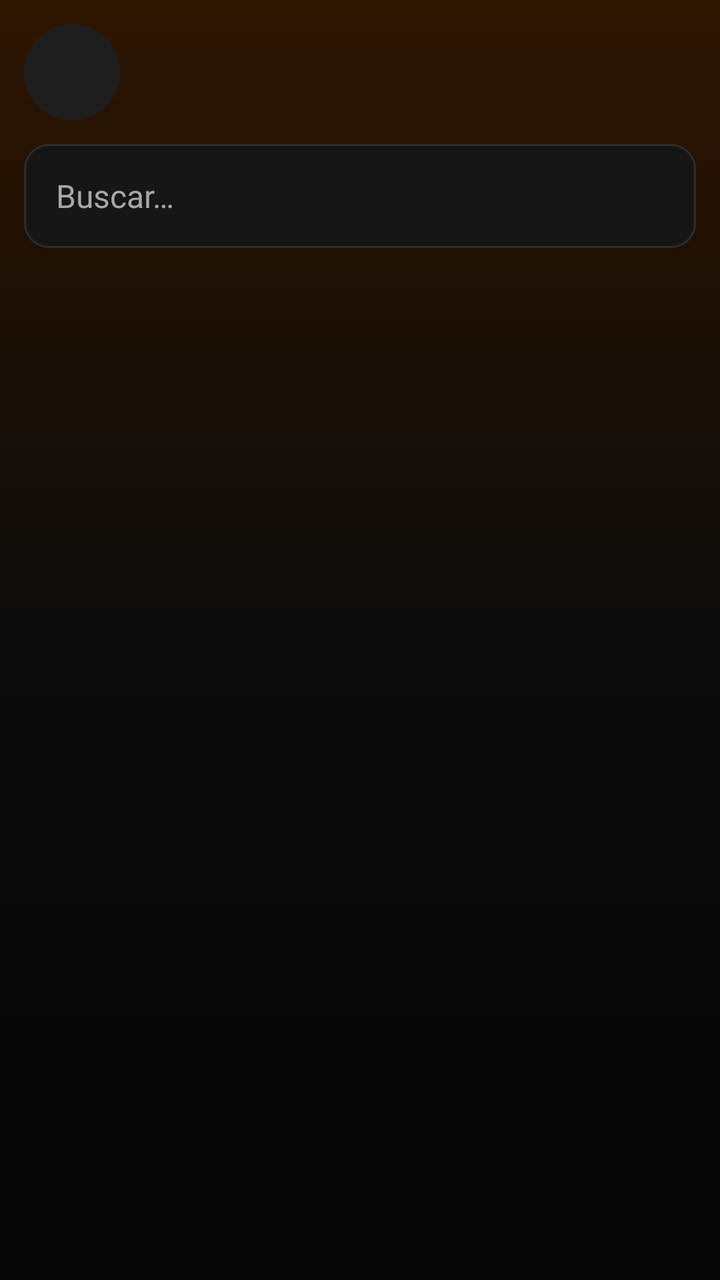
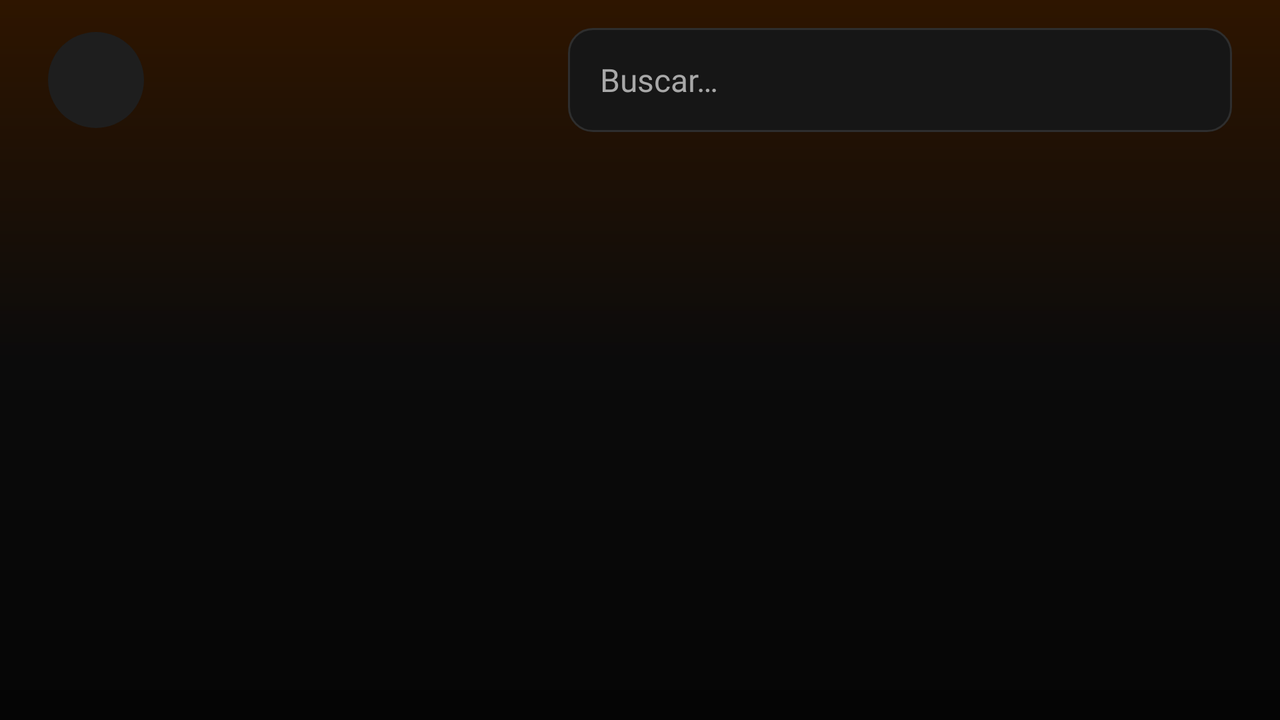

An Android layout and its configuration variant, each rendered on a device that would load it. The default file and the variant file are quoted in full after the pictures.
<!-- AndroidManifest.xml: application theme Theme.Oxe -->
<!-- res/layout/activity_browse.xml -->
<?xml version="1.0" encoding="utf-8"?>
<LinearLayout xmlns:android="http://schemas.android.com/apk/res/android"
    android:layout_width="match_parent"
    android:layout_height="match_parent"
    android:background="@drawable/bg_screen"
    android:orientation="vertical">

    <LinearLayout
        android:layout_width="match_parent"
        android:layout_height="wrap_content"
        android:gravity="center_vertical"
        android:orientation="horizontal"
        android:padding="12dp">

        <ImageButton
            android:id="@+id/back_button"
            style="@style/OxeIconButton"
            android:layout_marginStart="0dp"
            android:contentDescription="@string/back"
            android:src="@drawable/ic_back" />

        <TextView
            android:id="@+id/screen_title"
            android:layout_width="wrap_content"
            android:layout_height="wrap_content"
            android:layout_marginStart="12dp"
            android:textColor="@color/white"
            android:textSize="24sp"
            android:textStyle="bold" />
    </LinearLayout>

    <EditText
        android:id="@+id/search_input"
        style="@style/OxeInput"
        android:layout_marginLeft="12dp"
        android:layout_marginTop="0dp"
        android:layout_marginRight="12dp"
        android:drawableStart="@drawable/ic_search"
        android:drawablePadding="10dp"
        android:hint="@string/search_hint"
        android:importantForAutofill="no"
        android:inputType="text" />

    <androidx.recyclerview.widget.RecyclerView
        android:id="@+id/category_list"
        android:layout_width="match_parent"
        android:layout_height="wrap_content"
        android:layout_marginTop="8dp"
        android:clipToPadding="false"
        android:paddingLeft="8dp"
        android:paddingRight="8dp" />

    <include layout="@layout/browse_content" />
</LinearLayout>
<!-- res/layout/browse_content.xml (included above) -->
<?xml version="1.0" encoding="utf-8"?>
<FrameLayout xmlns:android="http://schemas.android.com/apk/res/android"
    android:layout_width="match_parent"
    android:layout_height="match_parent"
    android:layout_weight="1">

    <androidx.recyclerview.widget.RecyclerView
        android:id="@+id/grid"
        android:layout_width="match_parent"
        android:layout_height="match_parent"
        android:clipToPadding="false"
        android:padding="8dp" />

    <ProgressBar
        android:id="@+id/progress"
        android:layout_width="48dp"
        android:layout_height="48dp"
        android:layout_gravity="center"
        android:indeterminateTint="@color/orange"
        android:visibility="gone" />

    <TextView
        android:id="@+id/empty_text"
        android:layout_width="wrap_content"
        android:layout_height="wrap_content"
        android:layout_gravity="center"
        android:gravity="center"
        android:padding="24dp"
        android:textColor="@color/text2"
        android:textSize="16sp"
        android:visibility="gone" />
</FrameLayout>
<!-- resources referenced by this layout -->
<resources>
  <color name="orange">#FF7A00</color>
  <color name="text2">#A8A8A8</color>
  <color name="white">#FFFFFF</color>
  <!-- drawable bg_screen (drawable) -->
  <?xml version="1.0" encoding="utf-8"?>
  <shape xmlns:android="http://schemas.android.com/apk/res/android" android:shape="rectangle">
      <gradient android:angle="270" android:startColor="#2E1500" android:centerColor="#0B0B0B" android:endColor="#050505" />
  </shape>
  <string name="back">Voltar</string>
  <string name="search_hint">Buscar…</string>
  <style name="OxeIconButton" parent="">
          <item name="android:layout_width">48dp</item>
          <item name="android:layout_height">48dp</item>
          <item name="android:layout_marginStart">8dp</item>
          <item name="android:background">@drawable/icon_button_bg</item>
          <item name="android:padding">12dp</item>
          <item name="android:scaleType">fitCenter</item>
          <item name="android:focusable">true</item>
      </style>
  <style name="OxeInput" parent="">
          <item name="android:layout_width">match_parent</item>
          <item name="android:layout_height">52dp</item>
          <item name="android:layout_marginTop">10dp</item>
          <item name="android:background">@drawable/input_bg</item>
          <item name="android:paddingLeft">16dp</item>
          <item name="android:paddingRight">16dp</item>
          <item name="android:textColor">@color/white</item>
          <item name="android:textColorHint">@color/text2</item>
          <item name="android:textSize">16sp</item>
          <item name="android:singleLine">true</item>
      </style>
  <style name="Theme.Oxe" parent="Theme.AppCompat.NoActionBar">
          <item name="colorPrimary">@color/orange</item>
          <item name="colorPrimaryDark">@color/bg</item>
          <item name="colorAccent">@color/orange</item>
          <item name="colorControlNormal">@color/text2</item>
          <item name="colorControlActivated">@color/orange</item>
          <item name="android:windowBackground">@color/bg</item>
          <item name="android:textColorPrimary">@color/white</item>
          <item name="android:textColorSecondary">@color/text2</item>
          <item name="android:statusBarColor">@color/bg</item>
          <item name="android:navigationBarColor">@color/bg</item>
          <item name="android:fontFamily">@font/poppins</item>
          <item name="fontFamily">@font/poppins</item>
          <item name="alertDialogTheme">@style/OxeDialog</item>
      </style>
  <!-- drawable icon_button_bg (drawable) -->
  <?xml version="1.0" encoding="utf-8"?>
  <selector xmlns:android="http://schemas.android.com/apk/res/android">
      <item android:state_focused="true"><shape android:shape="oval"><solid android:color="#FF7A00" /></shape></item>
      <item android:state_pressed="true"><shape android:shape="oval"><solid android:color="#C85A00" /></shape></item>
      <item ><shape android:shape="oval"><solid android:color="#1E1E1E" /></shape></item>
  </selector>
  <!-- drawable input_bg (drawable) -->
  <?xml version="1.0" encoding="utf-8"?>
  <selector xmlns:android="http://schemas.android.com/apk/res/android">
      <item android:state_focused="true"><shape android:shape="rectangle"><solid android:color="#1A1A1A" /><stroke android:width="2dp" android:color="#FF7A00" /><corners android:radius="12dp" /></shape></item>
      <item ><shape android:shape="rectangle"><solid android:color="#161616" /><stroke android:width="1dp" android:color="#2E2E2E" /><corners android:radius="12dp" /></shape></item>
  </selector>
  <color name="bg">#0B0B0B</color>
  <style name="OxeDialog" parent="ThemeOverlay.AppCompat.Dialog.Alert">
          <item name="colorAccent">@color/orange</item>
          <item name="android:fontFamily">@font/poppins</item>
          <item name="fontFamily">@font/poppins</item>
      </style>
</resources>
<!-- res/layout-land/activity_browse.xml (the repository's variant of the layout above) -->
<!-- drawn on the phone turned sideways -->
<?xml version="1.0" encoding="utf-8"?>
<LinearLayout xmlns:android="http://schemas.android.com/apk/res/android"
    android:layout_width="match_parent"
    android:layout_height="match_parent"
    android:background="@drawable/bg_screen"
    android:orientation="vertical">

    <LinearLayout
        android:layout_width="match_parent"
        android:layout_height="wrap_content"
        android:gravity="center_vertical"
        android:orientation="horizontal"
        android:paddingLeft="24dp"
        android:paddingTop="14dp"
        android:paddingRight="24dp"
        android:paddingBottom="8dp">

        <ImageButton
            android:id="@+id/back_button"
            style="@style/OxeIconButton"
            android:layout_marginStart="0dp"
            android:contentDescription="@string/back"
            android:src="@drawable/ic_back" />

        <TextView
            android:id="@+id/screen_title"
            android:layout_width="200dp"
            android:layout_height="wrap_content"
            android:layout_marginStart="12dp"
            android:textColor="@color/white"
            android:textSize="26sp"
            android:textStyle="bold" />

        <EditText
            android:id="@+id/search_input"
            style="@style/OxeInput"
            android:layout_width="0dp"
            android:layout_marginTop="0dp"
            android:layout_weight="1"
            android:drawableStart="@drawable/ic_search"
            android:drawablePadding="10dp"
            android:hint="@string/search_hint"
            android:importantForAutofill="no"
            android:inputType="text" />
    </LinearLayout>

    <LinearLayout
        android:layout_width="match_parent"
        android:layout_height="0dp"
        android:layout_weight="1"
        android:orientation="horizontal"
        android:paddingLeft="16dp">

        <androidx.recyclerview.widget.RecyclerView
            android:id="@+id/category_list"
            android:layout_width="240dp"
            android:layout_height="match_parent"
            android:clipToPadding="false"
            android:paddingTop="4dp"
            android:paddingBottom="16dp" />

        <include layout="@layout/browse_content" />
    </LinearLayout>
</LinearLayout>
